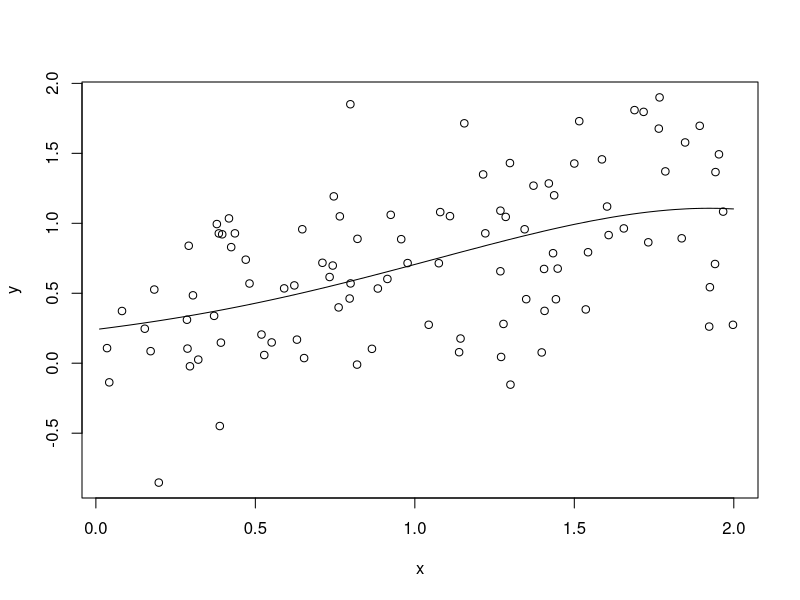
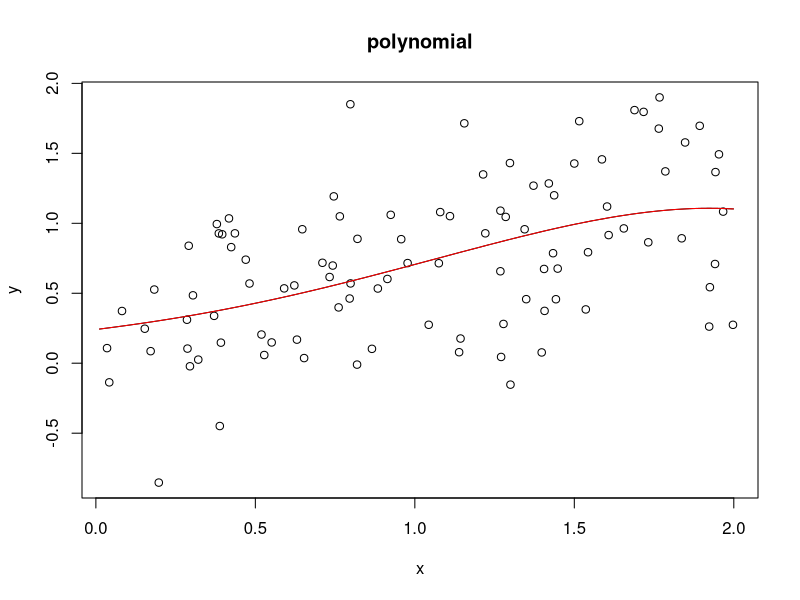
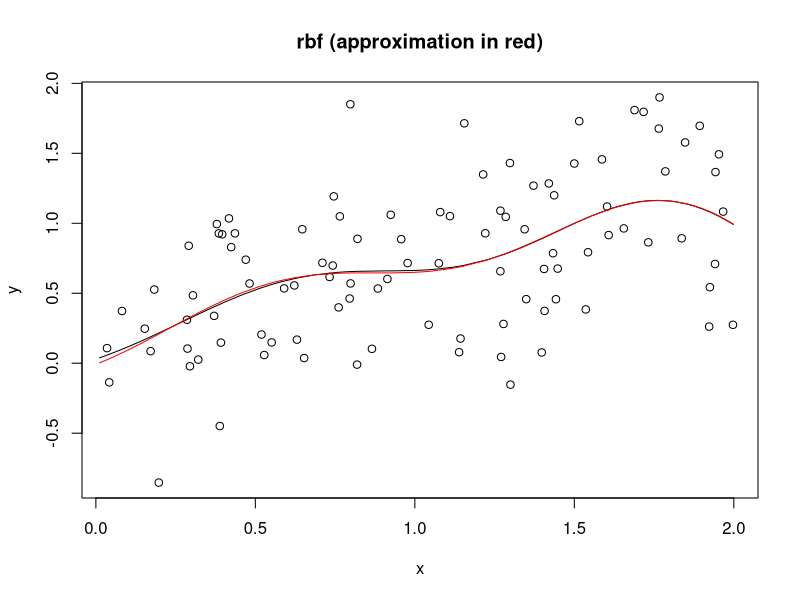

Here is the R script that generated these plots, in order:
#try out both expressions for GP regression
library(MASS)
library(ggplot2)
# set.seed(1)
#polynomial regression
phi <- function(x){
  return(c(1, x, x^2, x^3, x^4, x^4))
}

N <- 100
x <- runif(N, 0, 2)
y <- sin(x) + rnorm(N, sd=0.5)

plot(x, y)

sigma_p <- 0.4
sigma_n <- 0.6
Phi <- do.call("cbind", lapply(x, phi))

N_pred <- 100
x_pred <- sort(runif(N_pred, 0, 2))

A <- (Phi %*% t(Phi)) / (sigma_n^2) + diag(dim(Phi)[1]) / sigma_p^2
Phi_star <- do.call("cbind", lapply(x_pred, phi))
f_pred_mean <- t(Phi_star) %*% solve(A, Phi %*% y) / sigma_n^2

lines(x_pred, f_pred_mean)

f_pred_sd <- t(Phi_star) %*% solve(A, Phi_star)
N_sample <- 100
y_sample <- mvrnorm(N_sample, f_pred_mean, f_pred_sd)

pred_df <- data.frame(x=x_pred,
                      y=f_pred_mean,
                      upper=apply(y_sample, 2, quantile, 0.975),
                      lower=apply(y_sample, 2, quantile, 0.025)
)

obs_df <- data.frame(x=x, 
                     y=y)

p <- ggplot() + geom_line(data=pred_df, aes(x=x, y=y)) + 
  geom_ribbon(data=pred_df, aes(x=x, ymin=lower, ymax=upper), alpha=0.3) + 
  geom_point(data=obs_df, aes(x=x, y=y)) + 
  theme_minimal()
# print(p)

#now other way round
k <- function(x, y){
  return(sigma_p^2 * sum(phi(x) * phi(y)))
}

K <- matrix(NA, N, N)
for(i in 1:N){
  for(j in 1:N){
    K[i, j] <- k(x[i], x[j])
  }
}

K_star <- matrix(NA, N_pred, N)
for(i in 1:N_pred){
  for(j in 1:N){
    K_star[i, j] <- k(x_pred[i], x[j])
  }
}

K_star_star <- matrix(NA, N_pred, N_pred)
for(i in 1:N_pred){
  for(j in 1:N_pred){
    K_star_star[i, j] <- k(x_pred[i], x_pred[j])
  }
}

f_pred_mean2 <- K_star %*% solve(K + diag(N)*sigma_n^2, y)
# plot(f_pred_mean, f_pred_mean2)
plot(x, y, main="polynomial")
lines(x_pred, f_pred_mean2)
lines(x_pred, f_pred_mean, col="red")

f_pred_sd2 <- K_star_star - K_star %*% solve(K + diag(N)*sigma_n^2, t(K_star))

# plot(f_pred_sd, f_pred_sd2)
# abline(0, 1)

###step 2, do same thing with rbf kernel
#define features
N_features <- 100
lambda_rbf <- 0.5
sigma_rbf <- 2

#1D so w can be a vector
# w <- rnorm(N_features, mean=0, sd= 1 / lambda_rbf)
w <- rnorm(N_features) / lambda_rbf

phi <- function(x, w, sigma){
  return(sigma * c(sin(x*w), cos(x*w)) / sqrt(length(w)))
}

Phi <- do.call("cbind", lapply(x, phi, w, sigma_rbf))

A <- (Phi %*% t(Phi)) / (sigma_n^2) + diag(dim(Phi)[1]) / sigma_p^2
Phi_star <- do.call("cbind", lapply(x_pred, phi, w, sigma_rbf))
f_pred_mean <- t(Phi_star) %*% solve(A, Phi %*% y) / sigma_n^2
f_pred_sd <- t(Phi_star) %*% solve(A, Phi_star)

# plot(x, y, main="rbf")
# lines(x_pred, f_pred_mean)


#with exact kernel
k <- function(x, y, lambda, sigma){
  d <- sum((x-y)^2)
  return(sigma_p^2 * sigma^2 * exp(-d / (2 * lambda^2)))
}

K <- matrix(NA, N, N)
for(i in 1:N){
  for(j in 1:N){
    K[i, j] <- k(x[i], x[j], lambda_rbf, sigma_rbf)
  }
}

K_star <- matrix(NA, N_pred, N)
for(i in 1:N_pred){
  for(j in 1:N){
    K_star[i, j] <- k(x_pred[i], x[j], lambda_rbf, sigma_rbf)
  }
}

K_star_star <- matrix(NA, N_pred, N_pred)
for(i in 1:N_pred){
  for(j in 1:N_pred){
    K_star_star[i, j] <- k(x_pred[i], x_pred[j], lambda_rbf, sigma_rbf)
  }
}

f_pred_mean2 <- K_star %*% solve(K + diag(N)*sigma_n^2, y)
# plot(f_pred_mean, f_pred_mean2)
plot(x, y, main="rbf (approximation in red)")
lines(x_pred, f_pred_mean2)
lines(x_pred, f_pred_mean, col="red")




